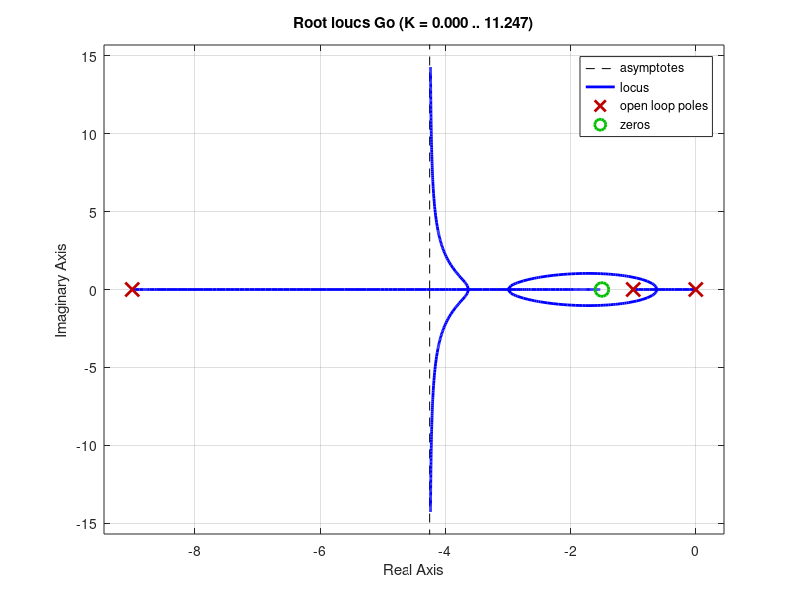
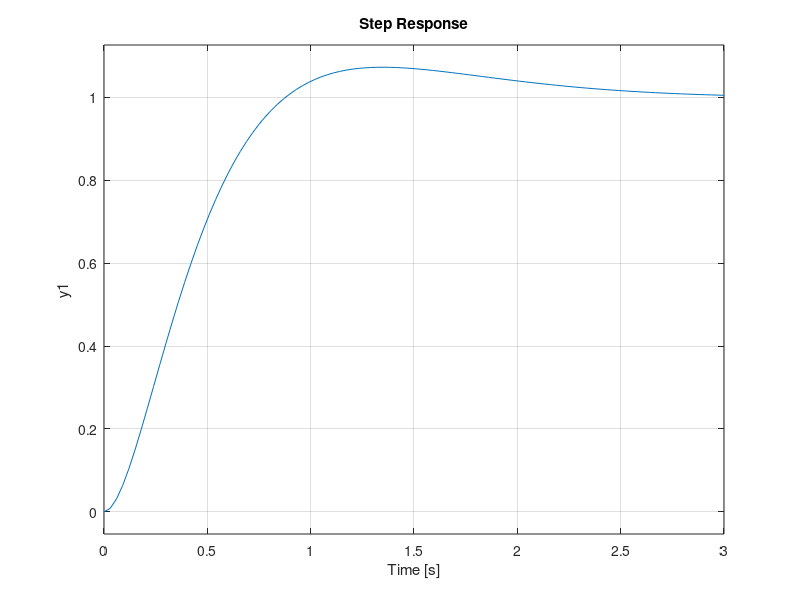

Source code (MATLAB) for these figures, in order: (Note: this script raises an error after producing the figures.)
%% Satellite controller 
%  Stefanos Papadam - 8885

%% BEGIN
% choose zero 
c = 1.5;

% controlled system     
Gp = tf(10, [1, 10, 9]);

% PI controller 
Gc = tf([1, c], [1, 0]);
 
% open loop system 
Gh = tf([1, c], [1, 10, 9, 0]);

% choose gain 
K = 20;

% open loop system with gain applied 
Go = K * Gh;

% plot root locus 
figure(1);
rlocus(Go);

% closed loop system 
Gc = feedback(Go, 1, -1);

% plot step response and take info about the system   
figure(2);
step(Gc)
stepinfo(Gc)

% plot surface 
figure(3);
gensurf(readfis('satellite_8885'));